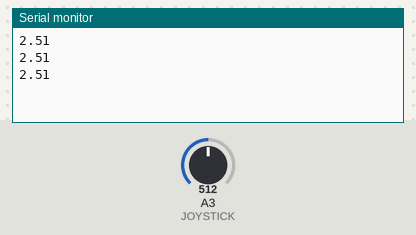
Simulated run of this sketch. Board: Arduino Uno, built with avr-gcc and run on an emulated ATmega328P. Parts: the last lines printed to the serial monitor. The inputs (shaded band) are chosen by the test bench; at power-on: A3 (JOYSTICK) = 512.

Above: at 1.3 s.
1.4 s: A3 (JOYSTICK) set to 716
At 1.9 s:
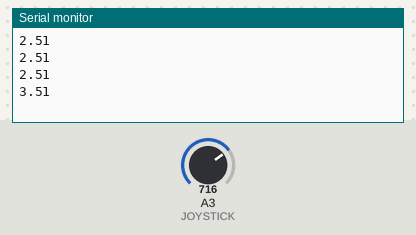
2.9 s: A3 (JOYSTICK) set to 900
At 3.4 s:
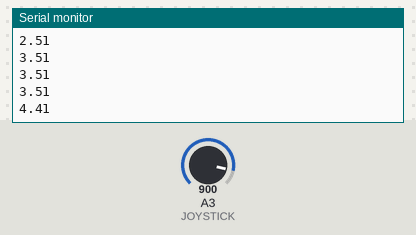
Timing chart, 0 to 5.9 s (numbered marks = the images above; inputs shaded):
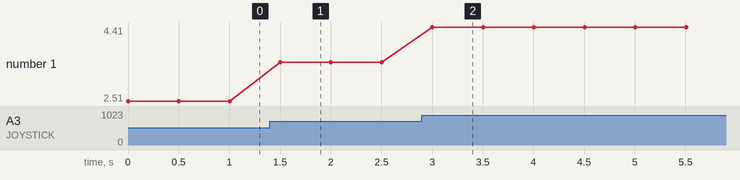

Measured:
- after the input at 1.4 s, the serial monitor: prints a new line after 0.10 s (image 1)
- after the input at 2.9 s, the serial monitor: prints a new line after 0.10 s (image 2)
- plotted number 1: 2.51 → 3.51 after the input at 1.4 s, 3.51 → 4.41 after the input at 2.9 s

The sketch:

TestingJoystick.ino
```cpp
#define JOYSTICK A3
#define ADC_VOLT_CONVERSION 0.0049 //derived from the ADC and actual voltage relationship of analogRead(pin)
void setup() {
  // put your setup code here, to run once:
  Serial.begin(9600);
  pinMode(JOYSTICK, INPUT);
}

void loop() {
  // put your main code here, to run repeatedly:
  float voltage_read = analogRead(JOYSTICK) * ADC_VOLT_CONVERSION;
  Serial.println(voltage_read);
  delay(500);
}
```
